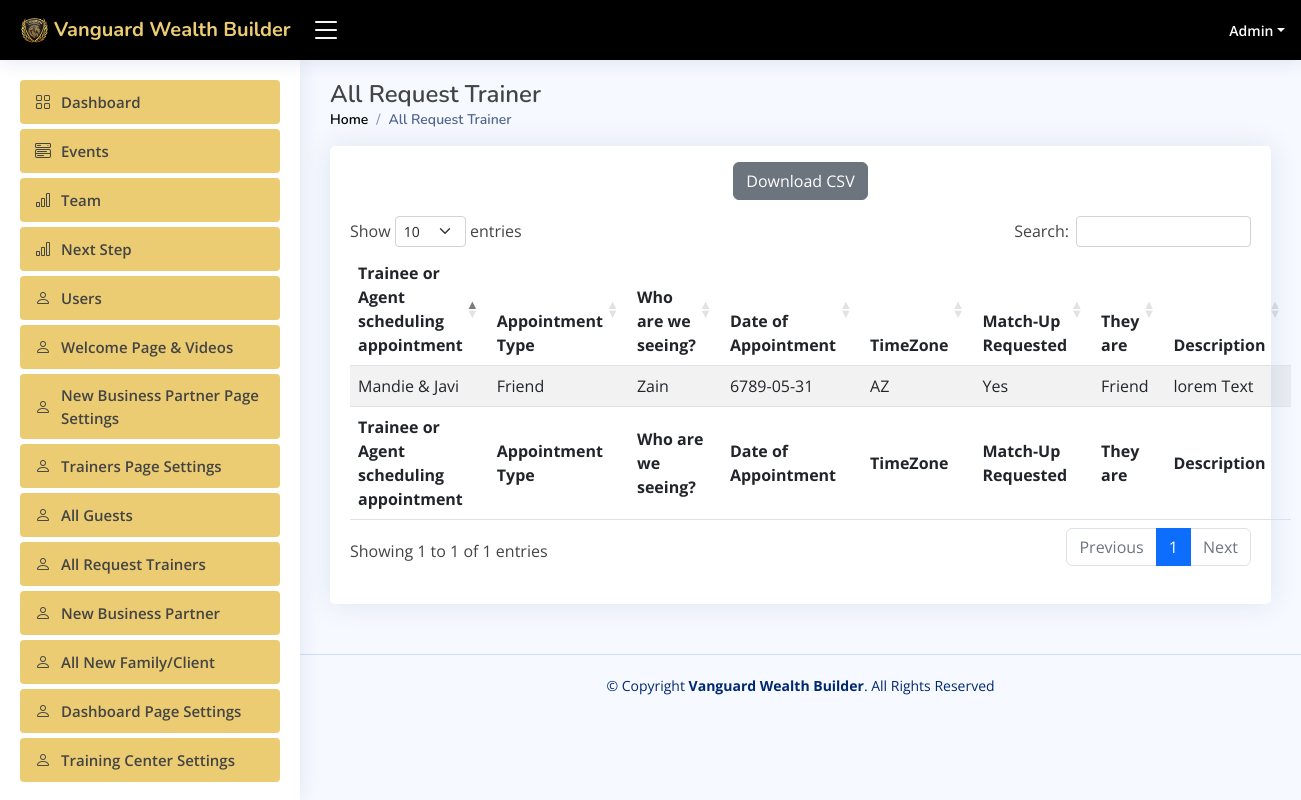
/admin/request_trainer.php (signed in), run on the app's committed database.
### tables this page shows
CREATE TABLE `users` (
  `id` int(11) NOT NULL,
  `user_type` int(11) NOT NULL DEFAULT '0' COMMENT '0=user,1=admin',
  `fname` varchar(50) DEFAULT NULL,
  `lname` varchar(150) DEFAULT NULL,
  `agent_code` int(150) DEFAULT NULL,
  `email` varchar(50) DEFAULT NULL,
  `phone` varchar(100) DEFAULT NULL,
  `business_patner` varchar(150) DEFAULT NULL,
  `us_states` varchar(150) DEFAULT NULL,
  `password` varchar(255) DEFAULT NULL,
  `status` int(11) NOT NULL DEFAULT '0' COMMENT '1=active,0=block',
  `reset_token` varchar(10) DEFAULT NULL,
  `image_path` varchar(255) DEFAULT NULL,
  `notes` text,
  `address` text,
  `create_date` datetime DEFAULT NULL,
  `updated_date` datetime DEFAULT NULL
);

### serverside/functions.php (called while the page is built, shortened)
<?php
require_once 'crud.php';
class Functions
{
    private $db;
    function __construct()
    {
        $this->db = new Database();
        $this->db->connect();
    }
    function getSingleUser($id)
    {
        $sql = "select * from users where id='$id'";
        if ($this->db->sql($sql)) {
            return $this->db->getResult();
        }
    }
    function getAllAppointments()
    {
        $sql = "select * from `new-appointment`";
        if ($this->db->sql($sql)) {
            return $this->db->getResult();
        }
    }
}

### serverside/crud.php (called while the page is built, shortened)
<?php
class Database {
       private $db_host = "localhost";
       private $db_user = "root";
       private $db_pass = "";
       private $db_name = "wanguard";
    private $con = false;
    private $myconn = "";
    private $result = array();
    public function connect() {
        if (!$this->con) {
            $this->myconn = new mysqli($this->db_host, $this->db_user, $this->db_pass, $this->db_name);
            if ($this->myconn->connect_errno > 0) {
                array_push($this->result, $this->myconn->connect_error);
                return false;
            } else {
                $this->con = true;
                return true;
            }
        } else {
            return true;
        }
    }
    public function sql($sql) {
        $this->result = array();
        $query = $this->myconn->query($sql);
        if ($query) {
            $this->numResults = 0;
            if (isset($query->num_rows) && ( $query->num_rows > 0)) {
                $this->numResults = $query->num_rows;
            }
            for ($i = 0; $i < $this->numResults; $i++) {
                $r = $query->fetch_array();
                $key = array_keys($r);
                for ($x = 0; $x < count($key); $x++) {
                    if (!is_int($key[$x])) {
                        if ($query->num_rows >= 1) {
                            $this->result[$i][$key[$x]] = $r[$key[$x]];
                        } else {
                            $this->result = null;
                        }
                    }
                }
            }
            return true;
        } else {
            array_push($this->result, $this->myconn->error);
            return false;
        }
    }
    public function getResult() {
        $val = $this->result;
        $this->result = array();
        return $val;
    }
}

### admin/request_trainer.php (the view, shortened to what this page needs)
<?php
include_once "includes/dashboard-header.php";
$func=new Functions();
$all_appointments=$func->getAllAppointments();
?>
    <main id="main" class="main">
        <div class="pagetitle">
            <h1>All Request Trainer</h1>
            <nav>
                <ol class="breadcrumb">
                    <li class="breadcrumb-item"><a href="index">Home</a></li>
                    <li class="breadcrumb-item active">All Request Trainer</li>
                </ol>
            </nav>
        </div>
        <section class="section">
            <div class="row">
                <div class="col-lg-12">
                    <div class="card">
                        <div class="card-body">
                            <div class="text-center">
                                <button class="btn btn-secondary my-3" id="download_csv">Download CSV</button>
                            </div>
                            <table id="request_trainers" class="table table-striped" style="width:100%">
                                <thead>
                                <tr>
                                    <th>Trainee or Agent scheduling appointment</th>
                                    <th>Appointment Type</th>
                                    <th>Who are we seeing?</th>
                                    <th>Date of Appointment </th>
                                    <th>TimeZone</th>
                                    <th>Match-Up Requested</th>
                                    <th>They are</th>
                                    <th>Description</th>
                                </tr>
                                </thead>
                                <tbody>
                                <?php
                                foreach ($all_appointments as $all_appointment){
                                    ?>
                                    <tr>
                                        <td><?= $all_appointment['traine_appointment'] ?></td>
                                        <td><?= $all_appointment['appointment_type'] ?></td>
                                        <td><?= $all_appointment['who_seeing'] ?></td>
                                        <td><?= $all_appointment['appointment_date'] ?></td>
                                        <td><?= $all_appointment['time'] ?></td>
                                        <td><?= $all_appointment['match_up'] ?></td>
                                        <td><?= $all_appointment['they_are'] ?></td>
                                        <td><?= $all_appointment['description'] ?></td>
                                    </tr>
                                    <?php
                                }
                                ?>
                                </tbody>
                                <tfoot>
                                <tr>
                                    <th>Trainee or Agent scheduling appointment</th>
                                    <th>Appointment Type</th>
                                    <th>Who are we seeing?</th>
                                    <th>Date of Appointment </th>
                                    <th>TimeZone</th>
                                    <th>Match-Up Requested</th>
                                    <th>They are</th>
                                    <th>Description</th>
                                </tr>
                                </tfoot>
                            </table>
                        </div>
                    </div>
                </div>
            </div>
        </section>
    </main>
<?php include_once "includes/dashboard-footer.php" ?>

### admin/includes/dashboard-header.php (shortened to what this page needs)
<?php
include_once "../serverside/functions.php";
    ?>
    <?php
$func = new Functions();
$users1 = $func->getSingleUser($_SESSION['user_id']);
if (!empty($users1)) {
    $user1 = $users1[0];
}
?>
<!DOCTYPE html>
<html lang="en">
<head>
    <link href="assets/vendor/bootstrap/css/bootstrap.min.css" rel="stylesheet">
    <link href="assets/vendor/bootstrap-icons/bootstrap-icons.css" rel="stylesheet">
    <link href="assets/vendor/boxicons/css/boxicons.min.css" rel="stylesheet">
    <link href="assets/vendor/quill/quill.snow.css" rel="stylesheet">
    <link href="assets/vendor/quill/quill.bubble.css" rel="stylesheet">
    <link href="assets/vendor/remixicon/remixicon.css" rel="stylesheet">
    <link href="assets/vendor/simple-datatables/style.css" rel="stylesheet">
    <link rel="stylesheet" href="https://cdnjs.cloudflare.com/ajax/libs/font-awesome/4.7.0/css/font-awesome.min.css">
    <link href="assets/css/style.css" rel="stylesheet">
    <link rel="stylesheet" href="https://cdn.datatables.net/1.13.6/css/dataTables.bootstrap5.min.css">
</head>
<body>
<header id="header" class="header fixed-top d-flex align-items-center">
    <div class="d-flex align-items-center justify-content-between">
        <a href="index" class="logo d-flex align-items-center">
            <img src="./assets/img/logo.png" alt="">
            <span class="d-none d-lg-block">Vanguard Wealth Builder</span>
        </a>
        <i class="bi bi-list toggle-sidebar-btn"></i>
    </div>
    <nav class="header-nav ms-auto">
        <ul class="d-flex align-items-center">
            <li class="nav-item dropdown pe-3">
                <a class="nav-link nav-profile d-flex align-items-center pe-0" href="#" data-bs-toggle="dropdown">
                    <span class="d-none d-md-block dropdown-toggle ps-2"><?= $user1['fname'] ?></span>
                </a>
            </li>
        </ul>
    </nav>
</header>
<aside id="sidebar" class="sidebar">
    <ul class="sidebar-nav" id="sidebar-nav">
        <li class="nav-item">
            <a class="nav-link" href="index">
                <i class="bi bi-grid"></i>
                <span>Dashboard</span>
            </a>
        </li>
        <li class="nav-item">
            <a class="nav-link" href="events">
                <i class="bi bi-menu-button-wide"></i>
                <span>Events</span>
            </a>
        </li>
        <li class="nav-item">
            <a class="nav-link" href="teams">
                <i class="bi bi-bar-chart"></i>
                <span>Team</span>
            </a>
        </li>
        <li class="nav-item">
            <a class="nav-link" href="next_step">
                <i class="bi bi-bar-chart"></i>
                <span>Next Step</span>
            </a>
        </li>
        <li class="nav-item">
            <a class="nav-link" href="users">
                <i class="bi bi-person"></i>
                <span>Users</span>
            </a>
        </li>
        <li class="nav-item">
            <a class="nav-link" href="welcome">
                <i class="bi bi-person"></i>
                <span>Welcome Page & Videos</span>
            </a>
        </li>
        <li class="nav-item">
            <a class="nav-link" href="new_business_partner">
                <i class="bi bi-person"></i>
                <span>New Business Partner Page Settings</span>
            </a>
        </li>
        <li class="nav-item">
            <a class="nav-link" href="trainers_page_setting">
                <i class="bi bi-person"></i>
                <span>Trainers Page Settings</span>
            </a>
        </li>
        <li class="nav-item">
            <a class="nav-link" href="all_guest">
                <i class="bi bi-person"></i>
                <span>All Guests</span>
            </a>
        </li>
        <li class="nav-item">
            <a class="nav-link" href="request_trainer">
                <i class="bi bi-person"></i>
                <span>All Request Trainers</span>
            </a>
        </li>
        <li class="nav-item">
            <a class="nav-link" href="business_partners">
                <i class="bi bi-person"></i>
                <span>New Business Partner</span>
            </a>
        </li>
        <li class="nav-item">
            <a class="nav-link" href="new_client">
                <i class="bi bi-person"></i>
                <span>All New Family/Client </span>
            </a>
        </li>
        <li class="nav-item">
            <a class="nav-link" href="dashboard_page-settings">
                <i class="bi bi-person"></i>
                <span>Dashboard Page Settings</span>
            </a>
        </li>
        <li class="nav-item">
            <a class="nav-link" href="training_center_settings">
                <i class="bi bi-person"></i>
                <span>Training Center Settings</span>
            </a>
        </li>
    </ul>
</aside>

### admin/assets/css/style.css (style rules this page uses)
:root { scroll-behavior: smooth; }
body { font-family: "Open Sans", sans-serif; background: #f6f9ff; color: #444444; }
a { color: #4154f1; text-decoration: none; }
h1, h2, h3, h4, h5, h6 { font-family: "Nunito", sans-serif; }
#main { margin-top: 60px; padding: 20px 30px; transition: all 0.3s; }
.pagetitle { margin-bottom: 10px; }
.pagetitle h1 { font-size: 24px; margin-bottom: 0; font-weight: 600; }
.card { margin-bottom: 30px; border: none; border-radius: 5px; box-shadow: 0px 0 30px rgba(1, 41, 112, 0.1); }
.card-body { padding: 0 20px 20px 20px; }
.breadcrumb { font-size: 14px; font-family: "Nunito", sans-serif; color: #899bbd; font-weight: 600; }
.breadcrumb a { color: black; transition: 0.3s; }
.breadcrumb .breadcrumb-item::before { color: #899bbd; }
.breadcrumb .active { color: #51678f; font-weight: 600; }
.logo { line-height: 1; }
@media (min-width: 1200px) { .logo { width: 280px; } }
.logo img { max-height: 26px; margin-right: 6px; }
.logo span { font-size: 20px; font-weight: 700; color: #EBCC72; font-family: "Nunito", sans-serif; }
.header { transition: all 0.5s; z-index: 997; height: 60px; box-shadow: 0px 2px 20px rgba(1, 41, 112, 0.1); background-color: black; padding-left: 20px; }
.header .toggle-sidebar-btn { font-size: 32px; padding-left: 10px; cursor: pointer; color: white; }
.header-nav ul { list-style: none; }
.header-nav>ul { margin: 0; padding: 0; }
.header-nav .nav-profile { color: white; }
.header-nav .nav-profile span { font-size: 14px; font-weight: 600; }
.sidebar { position: fixed; top: 60px; left: 0; bottom: 0; width: 300px; z-index: 996; transition: all 0.3s; padding: 20px; overflow-y: auto; scrollbar-width: thin; scrollbar-color: #aab7cf transparent; box-shadow: 0px 0px 20px rgba(1, 41, 112, 0.1); background-color: #fff; }
@media (min-width: 1200px) { #main, #footer { margin-left: 300px; } }
.sidebar-nav { padding: 0; margin: 0; list-style: none; }
.sidebar-nav li { padding: 0; margin: 0; list-style: none; }
.sidebar-nav .nav-item { margin-bottom: 5px; }
.sidebar-nav .nav-link { display: flex; align-items: center; font-size: 15px; font-weight: 600; transition: 0.3; background: #EBCC72; padding: 10px 15px; border-radius: 4px; }
.sidebar-nav .nav-link i { font-size: 16px; margin-right: 10px; }

### data on the page
users: fname "Admin"
new-appointment: traine_appointment "Mandie & Javi", appointment_type "Friend", who_seeing "Zain", appointment_date "6789-05-31", time "AZ", match_up "Yes", they_are "Friend", description "lorem Text"
